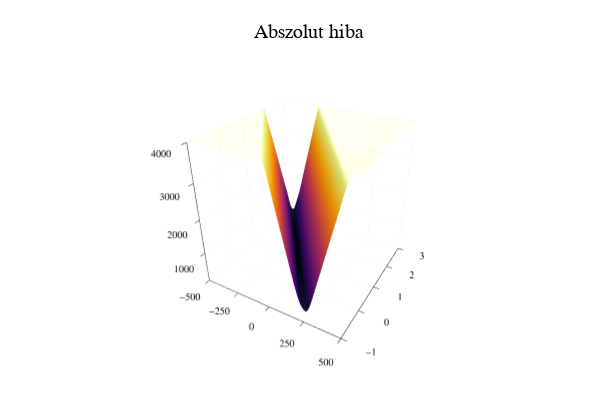

Notebook cell for this chart:
### Code cell
# paraméterek
theta_1 = range(-500,500, length=100)
theta_2 = range(-1, 3, length= 100)

up_lim = 4_000
s_err = [ 
    min(up_lim,abs_err(y_weight, lin_feat(x_height), f_lin, [t1,t2]))
    for t2 in theta_2, t1 in theta_1
]

p = Plots.surface(theta_1,theta_2,s_err,colorbar=false,zlim = [100,up_lim],
    title="Abszolut hiba"
)

#minimum(s_err)

### Figure 1 — Plotly figure (JSON) as saved in the notebook; plotly's stock layout.template omitted (floating-point values rounded to 4 significant figures; data arrays with more than 128 entries replaced by an {"elided": "..."} marker saying what was removed)
{"data": [{"colorbar": {"len": 0.9039, "title": "", "x": 0.9934, "y": 0.4896}, "colorscale": {"elided": "256x2 mixed values"}, "name": "y1", "opacity": null, "scene": "scene", "showlegend": false, "showscale": false, "type": "surface", "x": [-500, -489.9, -479.8, -469.7, -459.6, -449.5, -439.4, -429.3, -419.2, -409.1, -399.0, -388.9, -378.8, -368.7, -358.6, -348.5, -338.4, -328.3, -318.2, -308.1, -298.0, -287.9, -277.8, -267.7, -257.6, -247.5, -237.4, -227.3, -217.2, -207.1, -197.0, -186.9, -176.8, -166.7, -156.6, -146.5, -136.4, -126.3, -116.2, -106.1, -95.96, -85.86, -75.76, -65.66, -55.56, -45.45, -35.35, -25.25, -15.15, -5.051, 5.051, 15.15, 25.25, 35.35, 45.45, 55.56, 65.66, 75.76, 85.86, 95.96, 106.1, 116.2, 126.3, 136.4, 146.5, 156.6, 166.7, 176.8, 186.9, 197.0, 207.1, 217.2, 227.3, 237.4, 247.5, 257.6, 267.7, 277.8, 287.9, 298.0, 308.1, 318.2, 328.3, 338.4, 348.5, 358.6, 368.7, 378.8, 388.9, 399.0, 409.1, 419.2, 429.3, 439.4, 449.5, 459.6, 469.7, 479.8, 489.9, 500], "xaxis": "x", "y": [-1, -0.9596, -0.9192, -0.8788, -0.8384, -0.798, -0.7576, -0.7172, -0.6768, -0.6364, -0.596, -0.5556, -0.5152, -0.4747, -0.4343, -0.3939, -0.3535, -0.3131, -0.2727, -0.2323, -0.1919, -0.1515, -0.1111, -0.07071, -0.0303, 0.0101, 0.05051, 0.09091, 0.1313, 0.1717, 0.2121, 0.2525, 0.2929, 0.3333, 0.3737, 0.4141, 0.4545, 0.4949, 0.5354, 0.5758, 0.6162, 0.6566, 0.697, 0.7374, 0.7778, 0.8182, 0.8586, 0.899, 0.9394, 0.9798, 1.02, 1.061, 1.101, 1.141, 1.182, 1.222, 1.263, 1.303, 1.343, 1.384, 1.424, 1.465, 1.505, 1.545, 1.586, 1.626, 1.667, 1.707, 1.747, 1.788, 1.828, 1.869, 1.909, 1.949, 1.99, 2.03, 2.071, 2.111, 2.152, 2.192, 2.232, 2.273, 2.313, 2.354, 2.394, 2.434, 2.475, 2.515, 2.556, 2.596, 2.636, 2.677, 2.717, 2.758, 2.798, 2.838, 2.879, 2.919, 2.96, 3], "yaxis": "y", "z": {"elided": "100x100 float values"}, "zaxis": "z", "zmax": 4000, "zmin": 124.3}], "layout": {"annotations": [{"font": {"color": "rgba(0, 0, 0, 1.000)", "family": "sans-serif", "size": 20}, "rotation": 0, "showarrow": false, "text": "Abszolut hiba", "x": 0.5148, "xanchor": "center", "xref": "paper", "y": 1, "yanchor": "top", "yref": "paper"}], "height": 400, "legend": {"bgcolor": "rgba(255, 255, 255, 1.000)", "bordercolor": "rgba(0, 0, 0, 1.000)", "borderwidth": 1, "font": {"color": "rgba(0, 0, 0, 1.000)", "family": "sans-serif", "size": 11}, "title": {"font": {"color": "rgba(0, 0, 0, 1.000)", "family": "sans-serif", "size": 15}, "text": ""}, "tracegroupgap": 0, "traceorder": "normal", "x": 1, "xanchor": "auto", "y": 1, "yanchor": "auto"}, "margin": {"b": 20, "l": 0, "r": 0, "t": 20}, "paper_bgcolor": "rgba(255, 255, 255, 1.000)", "plot_bgcolor": "rgba(255, 255, 255, 1.000)", "scene": {"camera": {"eye": {"x": 1.126, "y": -1.95, "z": 1.3}, "projection": "orthographic"}, "domain": {"x": [0.03619, 0.9934], "y": [0.03762, 0.9415]}, "xaxis": {"gridcolor": "rgba(0, 0, 0, 0.100)", "gridwidth": 0.5, "linecolor": "rgba(0, 0, 0, 1.000)", "mirror": false, "range": [-500, 500], "showgrid": true, "showline": true, "showticklabels": true, "tickangle": 0, "tickcolor": "rgb(0, 0, 0)", "tickfont": {"color": "rgba(0, 0, 0, 1.000)", "family": "sans-serif", "size": 11}, "tickmode": "array", "ticks": "inside", "ticktext": ["−500", "−250", "0", "250", "500"], "tickvals": [-500, -250, 0, 250, 500], "title": "", "titlefont": {"color": "rgba(0, 0, 0, 1.000)", "family": "sans-serif", "size": 15}, "type": "-", "visible": true, "zeroline": false, "zerolinecolor": "rgba(0, 0, 0, 1.000)"}, "yaxis": {"gridcolor": "rgba(0, 0, 0, 0.100)", "gridwidth": 0.5, "linecolor": "rgba(0, 0, 0, 1.000)", "mirror": false, "range": [-1, 3], "showgrid": true, "showline": true, "showticklabels": true, "tickangle": 0, "tickcolor": "rgb(0, 0, 0)", "tickfont": {"color": "rgba(0, 0, 0, 1.000)", "family": "sans-serif", "size": 11}, "tickmode": "array", "ticks": "inside", "ticktext": ["−1", "0", "1", "2", "3"], "tickvals": [-1, 0, 1, 2, 3], "title": "", "titlefont": {"color": "rgba(0, 0, 0, 1.000)", "family": "sans-serif", "size": 15}, "type": "-", "visible": true, "zeroline": false, "zerolinecolor": "rgba(0, 0, 0, 1.000)"}, "zaxis": {"gridcolor": "rgba(0, 0, 0, 0.100)", "gridwidth": 0.5, "linecolor": "rgba(0, 0, 0, 1.000)", "mirror": false, "range": [100, 4000], "showgrid": true, "showline": true, "showticklabels": true, "tickangle": 0, "tickcolor": "rgb(0, 0, 0)", "tickfont": {"color": "rgba(0, 0, 0, 1.000)", "family": "sans-serif", "size": 11}, "tickmode": "array", "ticks": "inside", "ticktext": ["1000", "2000", "3000", "4000"], "tickvals": [1000, 2000, 3000, 4000], "title": "", "titlefont": {"color": "rgba(0, 0, 0, 1.000)", "family": "sans-serif", "size": 15}, "type": "-", "visible": true, "zeroline": false, "zerolinecolor": "rgba(0, 0, 0, 1.000)"}}, "showlegend": true, "width": 600}}
